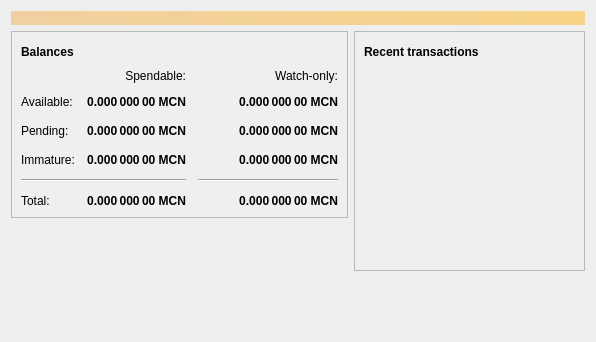
<?xml version="1.0" encoding="UTF-8"?>
<ui version="4.0">
 <class>OverviewPage</class>
 <widget class="QWidget" name="OverviewPage">
  <property name="geometry">
   <rect>
    <x>0</x>
    <y>0</y>
    <width>596</width>
    <height>342</height>
   </rect>
  </property>
  <property name="windowTitle">
   <string>Form</string>
  </property>
  <layout class="QVBoxLayout" name="topLayout">
   <item>
    <widget class="QLabel" name="labelAlerts">
     <property name="visible">
      <bool>false</bool>
     </property>
     <property name="styleSheet">
      <string notr="true">QLabel { background-color: qlineargradient(x1: 0, y1: 0, x2: 1, y2: 0, stop:0 #F0D0A0, stop:1 #F8D488); color:#000000; }</string>
     </property>
     <property name="wordWrap">
      <bool>true</bool>
     </property>
     <property name="margin">
      <number>3</number>
     </property>
     <property name="textInteractionFlags">
      <set>Qt::TextSelectableByMouse</set>
     </property>
    </widget>
   </item>
   <item>
    <layout class="QHBoxLayout" name="horizontalLayout" stretch="1,1">
     <item>
      <layout class="QVBoxLayout" name="verticalLayout_2">
       <item>
        <widget class="QFrame" name="frame">
         <property name="frameShape">
          <enum>QFrame::StyledPanel</enum>
         </property>
         <property name="frameShadow">
          <enum>QFrame::Raised</enum>
         </property>
         <layout class="QVBoxLayout" name="verticalLayout_4">
          <item>
           <layout class="QHBoxLayout" name="horizontalLayout_4">
            <item>
             <widget class="QLabel" name="label_5">
              <property name="font">
               <font>
                <weight>75</weight>
                <bold>true</bold>
               </font>
              </property>
              <property name="text">
               <string>Balances</string>
              </property>
             </widget>
            </item>
            <item>
             <widget class="QPushButton" name="labelWalletStatus">
              <property name="enabled">
               <bool>true</bool>
              </property>
              <property name="maximumSize">
               <size>
                <width>30</width>
                <height>16777215</height>
               </size>
              </property>
              <property name="toolTip">
               <string>The displayed information may be out of date. Your wallet automatically synchronizes with the MerelCoin network after a connection is established, but this process has not completed yet.</string>
              </property>
              <property name="text">
               <string/>
              </property>
              <property name="icon">
               <iconset resource="../bitcoin.qrc">
                <normaloff>:/icons/warning</normaloff>
                <disabledoff>:/icons/warning</disabledoff>:/icons/warning</iconset>
              </property>
              <property name="iconSize">
               <size>
                <width>24</width>
                <height>24</height>
               </size>
              </property>
              <property name="flat">
               <bool>true</bool>
              </property>
             </widget>
            </item>
            <item>
             <spacer name="horizontalSpacer_3">
              <property name="orientation">
               <enum>Qt::Horizontal</enum>
              </property>
              <property name="sizeHint" stdset="0">
               <size>
                <width>40</width>
                <height>20</height>
               </size>
              </property>
             </spacer>
            </item>
           </layout>
          </item>
          <item>
           <layout class="QGridLayout" name="gridLayout">
            <property name="spacing">
             <number>12</number>
            </property>
            <item row="2" column="2">
             <widget class="QLabel" name="labelWatchPending">
              <property name="font">
               <font>
                <weight>75</weight>
                <bold>true</bold>
               </font>
              </property>
              <property name="cursor">
               <cursorShape>IBeamCursor</cursorShape>
              </property>
              <property name="toolTip">
               <string>Unconfirmed transactions to watch-only addresses</string>
              </property>
              <property name="text">
               <string notr="true">0.000 000 00 MCN</string>
              </property>
              <property name="alignment">
               <set>Qt::AlignRight|Qt::AlignTrailing|Qt::AlignVCenter</set>
              </property>
              <property name="textInteractionFlags">
               <set>Qt::LinksAccessibleByMouse|Qt::TextSelectableByKeyboard|Qt::TextSelectableByMouse</set>
              </property>
             </widget>
            </item>
            <item row="2" column="1">
             <widget class="QLabel" name="labelUnconfirmed">
              <property name="font">
               <font>
                <weight>75</weight>
                <bold>true</bold>
               </font>
              </property>
              <property name="cursor">
               <cursorShape>IBeamCursor</cursorShape>
              </property>
              <property name="toolTip">
               <string>Total of transactions that have yet to be confirmed, and do not yet count toward the spendable balance</string>
              </property>
              <property name="text">
               <string notr="true">0.000 000 00 MCN</string>
              </property>
              <property name="alignment">
               <set>Qt::AlignRight|Qt::AlignTrailing|Qt::AlignVCenter</set>
              </property>
              <property name="textInteractionFlags">
               <set>Qt::LinksAccessibleByMouse|Qt::TextSelectableByKeyboard|Qt::TextSelectableByMouse</set>
              </property>
             </widget>
            </item>
            <item row="3" column="2">
             <widget class="QLabel" name="labelWatchImmature">
              <property name="font">
               <font>
                <weight>75</weight>
                <bold>true</bold>
               </font>
              </property>
              <property name="cursor">
               <cursorShape>IBeamCursor</cursorShape>
              </property>
              <property name="toolTip">
               <string>Mined balance in watch-only addresses that has not yet matured</string>
              </property>
              <property name="text">
               <string notr="true">0.000 000 00 MCN</string>
              </property>
              <property name="alignment">
               <set>Qt::AlignRight|Qt::AlignTrailing|Qt::AlignVCenter</set>
              </property>
              <property name="textInteractionFlags">
               <set>Qt::LinksAccessibleByMouse|Qt::TextSelectableByKeyboard|Qt::TextSelectableByMouse</set>
              </property>
             </widget>
            </item>
            <item row="4" column="0" colspan="2">
             <widget class="Line" name="line">
              <property name="orientation">
               <enum>Qt::Horizontal</enum>
              </property>
             </widget>
            </item>
            <item row="4" column="2">
             <widget class="Line" name="lineWatchBalance">
              <property name="sizePolicy">
               <sizepolicy hsizetype="Preferred" vsizetype="Fixed">
                <horstretch>0</horstretch>
                <verstretch>0</verstretch>
               </sizepolicy>
              </property>
              <property name="minimumSize">
               <size>
                <width>140</width>
                <height>0</height>
               </size>
              </property>
              <property name="orientation">
               <enum>Qt::Horizontal</enum>
              </property>
             </widget>
            </item>
            <item row="5" column="0">
             <widget class="QLabel" name="labelTotalText">
              <property name="text">
               <string>Total:</string>
              </property>
             </widget>
            </item>
            <item row="3" column="1">
             <widget class="QLabel" name="labelImmature">
              <property name="font">
               <font>
                <weight>75</weight>
                <bold>true</bold>
               </font>
              </property>
              <property name="cursor">
               <cursorShape>IBeamCursor</cursorShape>
              </property>
              <property name="toolTip">
               <string>Mined balance that has not yet matured</string>
              </property>
              <property name="text">
               <string notr="true">0.000 000 00 MCN</string>
              </property>
              <property name="alignment">
               <set>Qt::AlignRight|Qt::AlignTrailing|Qt::AlignVCenter</set>
              </property>
              <property name="textInteractionFlags">
               <set>Qt::LinksAccessibleByMouse|Qt::TextSelectableByKeyboard|Qt::TextSelectableByMouse</set>
              </property>
             </widget>
            </item>
            <item row="2" column="3">
             <spacer name="horizontalSpacer_2">
              <property name="orientation">
               <enum>Qt::Horizontal</enum>
              </property>
              <property name="sizeHint" stdset="0">
               <size>
                <width>40</width>
                <height>20</height>
               </size>
              </property>
             </spacer>
            </item>
            <item row="3" column="0">
             <widget class="QLabel" name="labelImmatureText">
              <property name="text">
               <string>Immature:</string>
              </property>
             </widget>
            </item>
            <item row="5" column="1">
             <widget class="QLabel" name="labelTotal">
              <property name="font">
               <font>
                <weight>75</weight>
                <bold>true</bold>
               </font>
              </property>
              <property name="cursor">
               <cursorShape>IBeamCursor</cursorShape>
              </property>
              <property name="toolTip">
               <string>Your current total balance</string>
              </property>
              <property name="text">
               <string notr="true">0.000 000 00 MCN</string>
              </property>
              <property name="alignment">
               <set>Qt::AlignRight|Qt::AlignTrailing|Qt::AlignVCenter</set>
              </property>
              <property name="textInteractionFlags">
               <set>Qt::LinksAccessibleByMouse|Qt::TextSelectableByKeyboard|Qt::TextSelectableByMouse</set>
              </property>
             </widget>
            </item>
            <item row="5" column="2">
             <widget class="QLabel" name="labelWatchTotal">
              <property name="font">
               <font>
                <weight>75</weight>
                <bold>true</bold>
               </font>
              </property>
              <property name="cursor">
               <cursorShape>IBeamCursor</cursorShape>
              </property>
              <property name="toolTip">
               <string>Current total balance in watch-only addresses</string>
              </property>
              <property name="text">
               <string notr="true">0.000 000 00 MCN</string>
              </property>
              <property name="alignment">
               <set>Qt::AlignRight|Qt::AlignTrailing|Qt::AlignVCenter</set>
              </property>
              <property name="textInteractionFlags">
               <set>Qt::LinksAccessibleByMouse|Qt::TextSelectableByKeyboard|Qt::TextSelectableByMouse</set>
              </property>
             </widget>
            </item>
            <item row="0" column="2">
             <widget class="QLabel" name="labelWatchonly">
              <property name="text">
               <string>Watch-only:</string>
              </property>
              <property name="alignment">
               <set>Qt::AlignRight|Qt::AlignTrailing|Qt::AlignVCenter</set>
              </property>
             </widget>
            </item>
            <item row="1" column="0">
             <widget class="QLabel" name="labelBalanceText">
              <property name="text">
               <string>Available:</string>
              </property>
             </widget>
            </item>
            <item row="1" column="1">
             <widget class="QLabel" name="labelBalance">
              <property name="font">
               <font>
                <weight>75</weight>
                <bold>true</bold>
               </font>
              </property>
              <property name="cursor">
               <cursorShape>IBeamCursor</cursorShape>
              </property>
              <property name="toolTip">
               <string>Your current spendable balance</string>
              </property>
              <property name="text">
               <string notr="true">0.000 000 00 MCN</string>
              </property>
              <property name="alignment">
               <set>Qt::AlignRight|Qt::AlignTrailing|Qt::AlignVCenter</set>
              </property>
              <property name="textInteractionFlags">
               <set>Qt::LinksAccessibleByMouse|Qt::TextSelectableByKeyboard|Qt::TextSelectableByMouse</set>
              </property>
             </widget>
            </item>
            <item row="1" column="2">
             <widget class="QLabel" name="labelWatchAvailable">
              <property name="font">
               <font>
                <weight>75</weight>
                <bold>true</bold>
               </font>
              </property>
              <property name="cursor">
               <cursorShape>IBeamCursor</cursorShape>
              </property>
              <property name="toolTip">
               <string>Your current balance in watch-only addresses</string>
              </property>
              <property name="text">
               <string notr="true">0.000 000 00 MCN</string>
              </property>
              <property name="alignment">
               <set>Qt::AlignRight|Qt::AlignTrailing|Qt::AlignVCenter</set>
              </property>
              <property name="textInteractionFlags">
               <set>Qt::LinksAccessibleByMouse|Qt::TextSelectableByKeyboard|Qt::TextSelectableByMouse</set>
              </property>
             </widget>
            </item>
            <item row="2" column="0">
             <widget class="QLabel" name="labelPendingText">
              <property name="text">
               <string>Pending:</string>
              </property>
             </widget>
            </item>
            <item row="0" column="1">
             <widget class="QLabel" name="labelSpendable">
              <property name="text">
               <string>Spendable:</string>
              </property>
              <property name="alignment">
               <set>Qt::AlignRight|Qt::AlignTrailing|Qt::AlignVCenter</set>
              </property>
             </widget>
            </item>
           </layout>
          </item>
         </layout>
        </widget>
       </item>
       <item>
        <spacer name="verticalSpacer">
         <property name="orientation">
          <enum>Qt::Vertical</enum>
         </property>
         <property name="sizeHint" stdset="0">
          <size>
           <width>20</width>
           <height>40</height>
          </size>
         </property>
        </spacer>
       </item>
      </layout>
     </item>
     <item>
      <layout class="QVBoxLayout" name="verticalLayout_3">
       <item>
        <widget class="QFrame" name="frame_2">
         <property name="frameShape">
          <enum>QFrame::StyledPanel</enum>
         </property>
         <property name="frameShadow">
          <enum>QFrame::Raised</enum>
         </property>
         <layout class="QVBoxLayout" name="verticalLayout">
          <item>
           <layout class="QHBoxLayout" name="horizontalLayout_2">
            <item>
             <widget class="QLabel" name="label_4">
              <property name="font">
               <font>
                <weight>75</weight>
                <bold>true</bold>
               </font>
              </property>
              <property name="text">
               <string>Recent transactions</string>
              </property>
             </widget>
            </item>
            <item>
             <widget class="QPushButton" name="labelTransactionsStatus">
              <property name="enabled">
               <bool>true</bool>
              </property>
              <property name="maximumSize">
               <size>
                <width>30</width>
                <height>16777215</height>
               </size>
              </property>
              <property name="toolTip">
               <string>The displayed information may be out of date. Your wallet automatically synchronizes with the MerelCoin network after a connection is established, but this process has not completed yet.</string>
              </property>
              <property name="text">
               <string/>
              </property>
              <property name="icon">
               <iconset resource="../bitcoin.qrc">
                <normaloff>:/icons/warning</normaloff>
                <disabledoff>:/icons/warning</disabledoff>:/icons/warning</iconset>
              </property>
              <property name="iconSize">
               <size>
                <width>24</width>
                <height>24</height>
               </size>
              </property>
              <property name="flat">
               <bool>true</bool>
              </property>
             </widget>
            </item>
            <item>
             <spacer name="horizontalSpacer">
              <property name="orientation">
               <enum>Qt::Horizontal</enum>
              </property>
              <property name="sizeHint" stdset="0">
               <size>
                <width>40</width>
                <height>20</height>
               </size>
              </property>
             </spacer>
            </item>
           </layout>
          </item>
          <item>
           <widget class="QListView" name="listTransactions">
            <property name="styleSheet">
             <string notr="true">QListView { background: transparent; }</string>
            </property>
            <property name="frameShape">
             <enum>QFrame::NoFrame</enum>
            </property>
            <property name="verticalScrollBarPolicy">
             <enum>Qt::ScrollBarAlwaysOff</enum>
            </property>
            <property name="horizontalScrollBarPolicy">
             <enum>Qt::ScrollBarAlwaysOff</enum>
            </property>
            <property name="selectionMode">
             <enum>QAbstractItemView::NoSelection</enum>
            </property>
           </widget>
          </item>
         </layout>
        </widget>
       </item>
       <item>
        <spacer name="verticalSpacer_2">
         <property name="orientation">
          <enum>Qt::Vertical</enum>
         </property>
         <property name="sizeHint" stdset="0">
          <size>
           <width>20</width>
           <height>40</height>
          </size>
         </property>
        </spacer>
       </item>
      </layout>
     </item>
    </layout>
   </item>
  </layout>
 </widget>
 <resources/>
 <connections/>
</ui>
